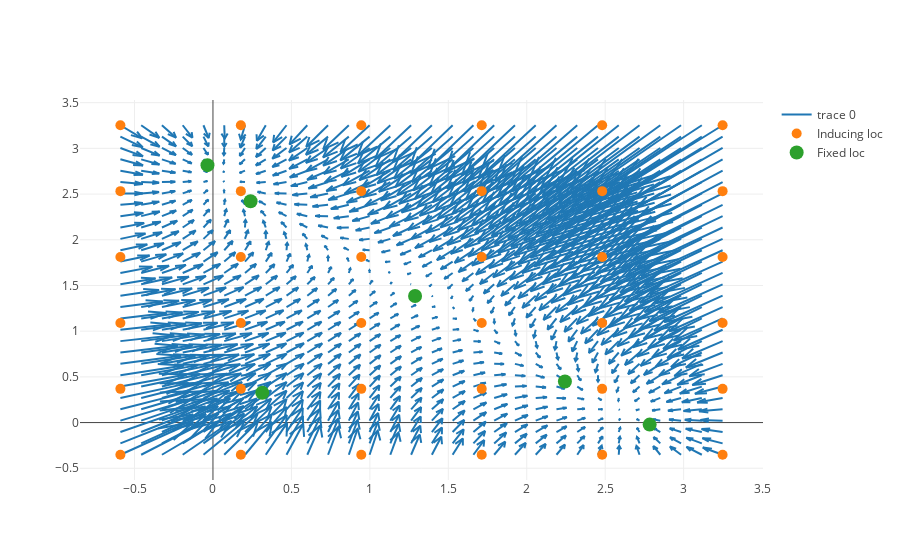

The cell this chart's notebook holds for it:
### Code cell
machens_callback_plot(init_paramvec[opt_params])

### Figure 1 — Plotly figure (JSON) as saved in the notebook; plotly's stock layout.template omitted (floating-point values rounded to 4 significant figures; data arrays with more than 128 entries replaced by an {"elided": "..."} marker saying what was removed)
{"data": [{"mode": "lines", "type": "scatter", "x": {"elided": "6300 float values"}, "y": {"elided": "6300 float values"}}, {"marker": {"size": 10}, "mode": "markers", "name": "Inducing loc", "type": "scatter", "x": [-0.59, 0.1777, 0.9453, 1.713, 2.481, 3.248, -0.59, 0.1777, 0.9453, 1.713, 2.481, 3.248, -0.59, 0.1777, 0.9453, 1.713, 2.481, 3.248, -0.59, 0.1777, 0.9453, 1.713, 2.481, 3.248, -0.59, 0.1777, 0.9453, 1.713, 2.481, 3.248, -0.59, 0.1777, 0.9453, 1.713, 2.481, 3.248], "y": [-0.3521, -0.3521, -0.3521, -0.3521, -0.3521, -0.3521, 0.3689, 0.3689, 0.3689, 0.3689, 0.3689, 0.3689, 1.09, 1.09, 1.09, 1.09, 1.09, 1.09, 1.811, 1.811, 1.811, 1.811, 1.811, 1.811, 2.532, 2.532, 2.532, 2.532, 2.532, 2.532, 3.253, 3.253, 3.253, 3.253, 3.253, 3.253]}, {"marker": {"size": 14}, "mode": "markers", "name": "Fixed loc", "type": "scatter", "x": [0.3143, 2.783, 1.288, 2.243, -0.03495, 0.2397], "y": [0.3256, -0.02201, 1.384, 0.449, 2.817, 2.421]}], "layout": {"hovermode": "closest"}}
